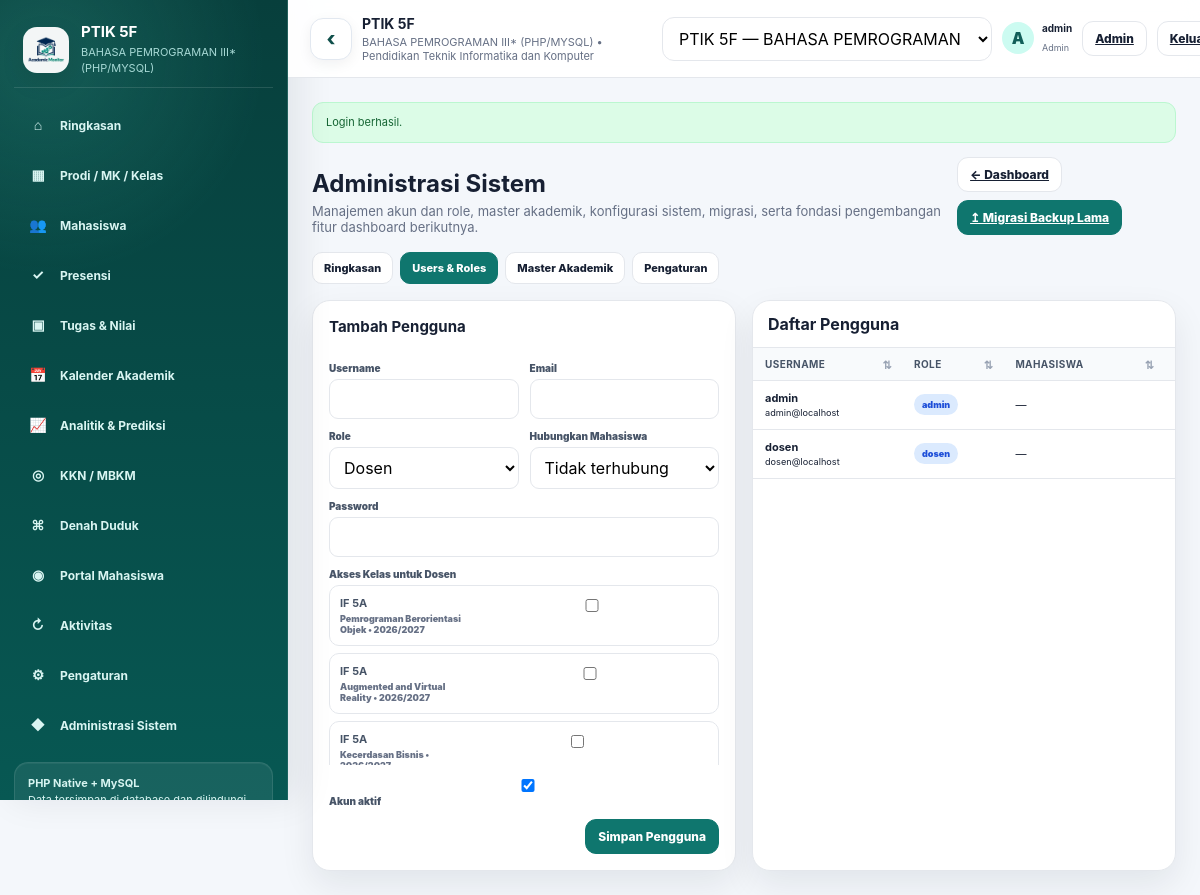
The app's page /admin.php?section=users (signed in) with its own data.
### tables this page shows
CREATE TABLE `classes` (
  `id` bigint(20) UNSIGNED NOT NULL,
  `program_id` bigint(20) UNSIGNED NOT NULL,
  `course_id` bigint(20) UNSIGNED NOT NULL,
  `name` varchar(100) NOT NULL,
  `semester` varchar(30) NOT NULL DEFAULT '',
  `academic_year` varchar(30) NOT NULL DEFAULT '',
  `target` smallint(5) UNSIGNED NOT NULL DEFAULT 30,
  `meetings` tinyint(3) UNSIGNED NOT NULL DEFAULT 16,
  `lecturer` varchar(200) NOT NULL DEFAULT '',
  `pass_threshold` decimal(5,2) NOT NULL DEFAULT 60.00,
  `created_at` timestamp NOT NULL DEFAULT current_timestamp(),
  `updated_at` timestamp NOT NULL DEFAULT current_timestamp() ON UPDATE current_timestamp()
);

CREATE TABLE `courses` (
  `id` bigint(20) UNSIGNED NOT NULL,
  `program_id` bigint(20) UNSIGNED NOT NULL,
  `code` varchar(50) NOT NULL DEFAULT '',
  `name` varchar(200) NOT NULL,
  `credits` tinyint(3) UNSIGNED NOT NULL DEFAULT 0,
  `created_at` timestamp NOT NULL DEFAULT current_timestamp(),
  `updated_at` timestamp NOT NULL DEFAULT current_timestamp() ON UPDATE current_timestamp()
);

CREATE TABLE `programs` (
  `id` bigint(20) UNSIGNED NOT NULL,
  `code` varchar(50) NOT NULL DEFAULT '',
  `name` varchar(200) NOT NULL,
  `faculty` varchar(200) NOT NULL DEFAULT '',
  `created_at` timestamp NOT NULL DEFAULT current_timestamp(),
  `updated_at` timestamp NOT NULL DEFAULT current_timestamp() ON UPDATE current_timestamp()
);

CREATE TABLE `users` (
  `id` bigint(20) UNSIGNED NOT NULL,
  `student_id` bigint(20) UNSIGNED DEFAULT NULL,
  `username` varchar(100) NOT NULL,
  `email` varchar(190) NOT NULL DEFAULT '',
  `password_hash` varchar(255) NOT NULL,
  `role` enum('admin','dosen','mahasiswa') NOT NULL DEFAULT 'dosen',
  `is_active` tinyint(1) NOT NULL DEFAULT 1,
  `last_login_at` datetime DEFAULT NULL,
  `created_at` timestamp NOT NULL DEFAULT current_timestamp(),
  `updated_at` timestamp NOT NULL DEFAULT current_timestamp() ON UPDATE current_timestamp()
);

### views/admin/users.php (the view, shortened to what the rows shown need)
<div class="two-col">
    <div class="card panel-form" id="user-form">
        <form method="post" action="<?= e(app_url('action.php')) ?>">
            <div class="form-grid">
                <div class="field full">
                    <div class="master-list" style="max-height:180px">
                        <?php foreach ($classes as $classItem): ?>
                            <label class="master-row" style="cursor:pointer">
                                <span>
                                    <strong><?= e($classItem['name']) ?></strong>
                                    <small><?= e($classItem['course_name']) ?> • <?= e($classItem['academic_year']) ?></small>
                                </span>
                                <input
                                    type="checkbox"
                                    name="class_ids[]"
                                    value="<?= (int) $classItem['id'] ?>"
                                    <?= checked(in_array((int) $classItem['id'], $editUserClassIds, true)) ?>
                                >
                            </label>
                        <?php endforeach; ?>
                    </div>
                </div>
            </div>
        </form>
    </div>
    <div class="card table-card">
        <div class="table-wrap">
            <table>
                <thead>
                <tr>
                    <th>Username</th>
                    <th>Role</th>
                    <th>Mahasiswa</th>
                    <th>Status</th>
                </tr>
                </thead>
                <tbody>
                <?php foreach ($users as $account): ?>
                    <tr>
                        <td>
                            <strong><?= e($account['username']) ?></strong><br>
                            <small><?= e($account['email']) ?></small>
                        </td>
                        <td><span class="badge info"><?= e($account['role']) ?></span></td>
                        <td>
                            <?= $account['student_id']
                                ? e($account['student_nim'] . ' — ' . ($account['student_name'] ?: 'Nama belum diisi'))
                                : '—' ?>
                        </td>
                        <td>
                        </td>
                    </tr>
                <?php endforeach; ?>
                </tbody>
            </table>
        </div>
    </div>
</div>

### views/partials/layout_start.php (shortened to what the rows shown need)
<!DOCTYPE html>
<html lang="id">
<head>
    <link rel="stylesheet" href="<?= e(app_url('assets/css/app.css')) ?>">
</head>
<body>
<div class="app" id="appShell">
    <?php require APP_ROOT . '/views/partials/sidebar.php'; ?>
    <main class="main">
        <header class="topbar">
            <div class="context">
                <strong><?= e($classContext['name'] ?? 'Kelas') ?></strong>
                <small>
                    <?= e($classContext['course_name'] ?? 'Mata Kuliah') ?>
                    •
                    <?= e($classContext['program_name'] ?? 'Prodi') ?>
                </small>
            </div>
            <div class="top-user">
                <div class="avatar"><?= e(initials((string) ($user['username'] ?? ''), (string) ($user['id'] ?? ''))) ?></div>
                <div class="top-user-meta">
                    <strong><?= e($user['username'] ?? '') ?></strong>
                    <small><?= e(ucfirst((string) ($user['role'] ?? ''))) ?></small>
                </div>
            </div>
        </header>
        <div class="content">

### views/partials/sidebar.php (shortened to what the rows shown need)
<aside class="sidebar" id="sidebar" aria-label="Navigasi utama">
    <div class="brand">
        <div class="brand-copy">
            <h1><?= e($classContext['name'] ?? 'Academic Monitor') ?></h1>
            <p><?= e($classContext['course_name'] ?? 'Multi kelas • multi mata kuliah') ?></p>
        </div>
    </div>
</aside>

### records on screen
classes: name "PTIK 5F", course.name "BAHASA PEMROGRAMAN III* (PHP/MYSQL)", program.name "Pendidikan Teknik Informatika dan Komputer"
users: username+id "A", username "admin", role "Admin", email "admin@localhost", role "admin"
classes: name "IF 5A", course.name "Pemrograman Berorientasi Objek", academic_year "2026/2027"
classes: name "IF 5A", course.name "Augmented and Virtual Reality", academic_year "2026/2027"
classes: name "IF 5A", course.name "Kecerdasan Bisnis"
users: username "dosen", email "dosen@localhost", role "dosen"

### other values on screen
$icon "⌂"
$label "Ringkasan"
$icon "▦"
$label "Prodi / MK / Kelas"
$icon "👥"
$label "Mahasiswa"
$icon "✓"
$label "Presensi"
$icon "▣"
$label "Tugas & Nilai"
$icon "📅"
$label "Kalender Akademik"
$icon "📈"
$label "Analitik & Prediksi"
$icon "◎"
